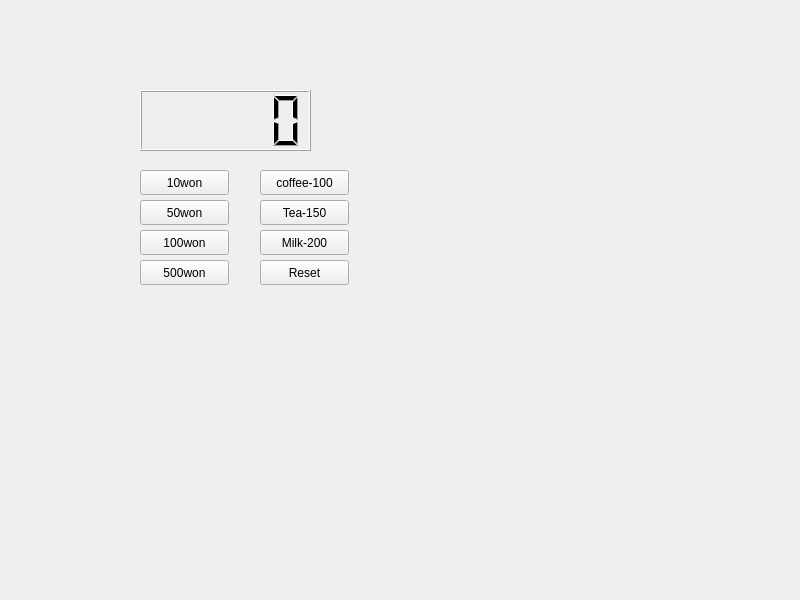
<?xml version="1.0" encoding="UTF-8"?>
<ui version="4.0">
 <class>Widget</class>
 <widget class="QWidget" name="Widget">
  <property name="geometry">
   <rect>
    <x>0</x>
    <y>0</y>
    <width>800</width>
    <height>600</height>
   </rect>
  </property>
  <property name="windowTitle">
   <string>Widget</string>
  </property>
  <widget class="QPushButton" name="pb10">
   <property name="geometry">
    <rect>
     <x>140</x>
     <y>170</y>
     <width>89</width>
     <height>25</height>
    </rect>
   </property>
   <property name="text">
    <string>10won</string>
   </property>
  </widget>
  <widget class="QLCDNumber" name="lcdNumber">
   <property name="geometry">
    <rect>
     <x>140</x>
     <y>90</y>
     <width>171</width>
     <height>61</height>
    </rect>
   </property>
  </widget>
  <widget class="QPushButton" name="pb100">
   <property name="geometry">
    <rect>
     <x>140</x>
     <y>230</y>
     <width>89</width>
     <height>25</height>
    </rect>
   </property>
   <property name="text">
    <string>100won</string>
   </property>
  </widget>
  <widget class="QPushButton" name="pb500">
   <property name="geometry">
    <rect>
     <x>140</x>
     <y>260</y>
     <width>89</width>
     <height>25</height>
    </rect>
   </property>
   <property name="text">
    <string>500won</string>
   </property>
  </widget>
  <widget class="QPushButton" name="pbCoffe">
   <property name="geometry">
    <rect>
     <x>260</x>
     <y>170</y>
     <width>89</width>
     <height>25</height>
    </rect>
   </property>
   <property name="text">
    <string>coffee-100</string>
   </property>
  </widget>
  <widget class="QPushButton" name="pbTea">
   <property name="geometry">
    <rect>
     <x>260</x>
     <y>200</y>
     <width>89</width>
     <height>25</height>
    </rect>
   </property>
   <property name="text">
    <string>Tea-150</string>
   </property>
  </widget>
  <widget class="QPushButton" name="pbMilk">
   <property name="geometry">
    <rect>
     <x>260</x>
     <y>230</y>
     <width>89</width>
     <height>25</height>
    </rect>
   </property>
   <property name="text">
    <string>Milk-200</string>
   </property>
  </widget>
  <widget class="QPushButton" name="pbReset">
   <property name="geometry">
    <rect>
     <x>260</x>
     <y>260</y>
     <width>89</width>
     <height>25</height>
    </rect>
   </property>
   <property name="text">
    <string>Reset</string>
   </property>
  </widget>
  <widget class="QPushButton" name="pb50">
   <property name="geometry">
    <rect>
     <x>140</x>
     <y>200</y>
     <width>89</width>
     <height>25</height>
    </rect>
   </property>
   <property name="text">
    <string>50won</string>
   </property>
  </widget>
 </widget>
 <resources/>
 <connections/>
</ui>
